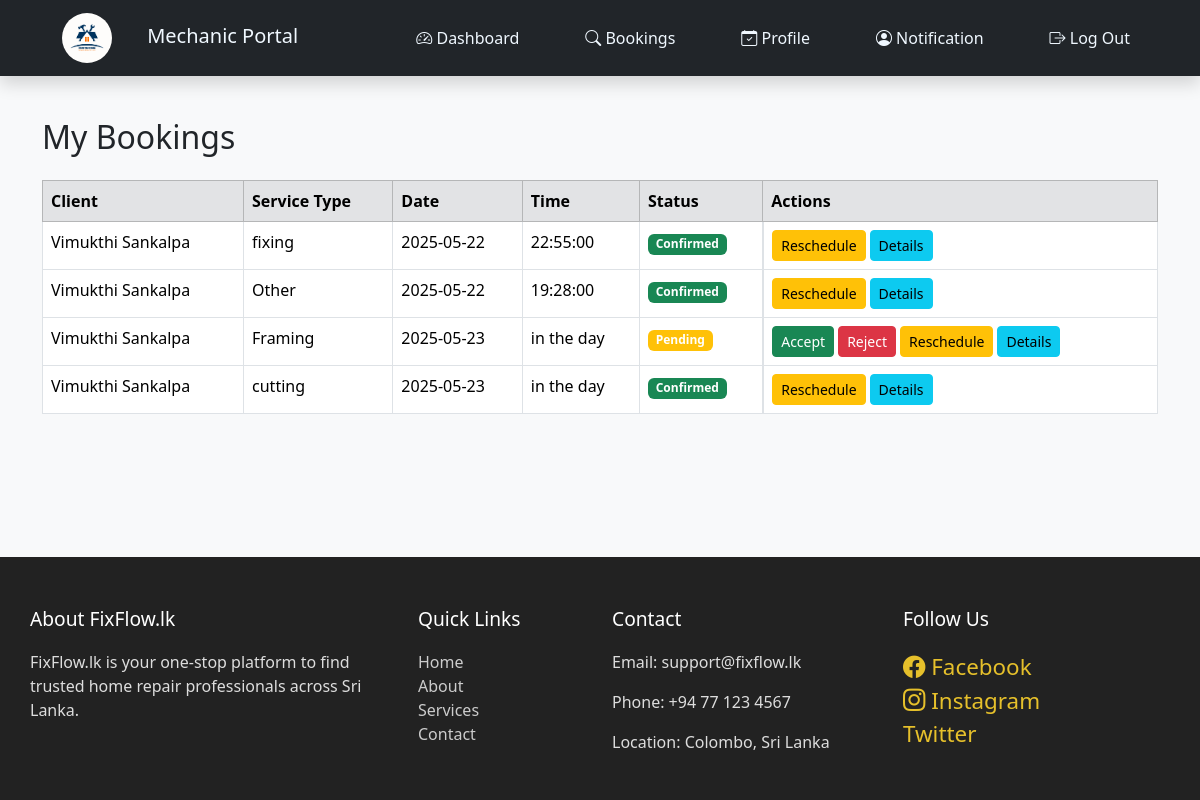
Page /Mechanic/mechanic-booking.php (signed in) on the committed database.
### tables this page shows
CREATE TABLE `bookings` (
  `id` int(11) NOT NULL,
  `client_id` int(11) DEFAULT NULL,
  `mechanic_id` int(11) DEFAULT NULL,
  `service_type` varchar(100) DEFAULT NULL,
  `job_description` varchar(255) NOT NULL,
  `phone` varchar(20) DEFAULT NULL,
  `location` text DEFAULT NULL,
  `preferred_time` varchar(255) DEFAULT NULL,
  `requested_date` date NOT NULL,
  `time_flexibility` enum('yes','no') DEFAULT NULL,
  `status` varchar(255) DEFAULT 'pending',
  `created_at` time NOT NULL DEFAULT current_timestamp(),
  `proposed_date` date DEFAULT NULL,
  `proposed_time` time DEFAULT NULL,
  `reschedule_reason` text DEFAULT NULL,
  `reschedule_requested_at` datetime DEFAULT NULL
);

CREATE TABLE `user_details` (
  `id` int(11) NOT NULL,
  `user_id` int(11) DEFAULT NULL,
  `full_name` varchar(255) DEFAULT NULL,
  `phone` varchar(20) DEFAULT NULL,
  `address` varchar(255) DEFAULT NULL,
  `service_category` varchar(255) DEFAULT NULL,
  `experience` int(11) DEFAULT NULL,
  `skills` text DEFAULT NULL,
  `hourly_rate` decimal(10,2) DEFAULT NULL,
  `first_name` varchar(50) DEFAULT NULL,
  `last_name` varchar(50) DEFAULT NULL,
  `user_role` varchar(50) NOT NULL,
  `profile_image` varchar(255) DEFAULT NULL,
  `province` varchar(100) DEFAULT NULL,
  `district` varchar(100) DEFAULT NULL,
  `city` varchar(100) DEFAULT NULL
);

### Mechanic/mechanic-booking.php (the view, shortened to what this page needs)
<?php
require '../db.php';
$mechanicId = $_SESSION['user_id'];
$sql = "SELECT b.*, u.first_name AS first_name  , u.last_name AS last_name
        FROM bookings b
        JOIN user_details u ON b.client_id = u.user_id
        WHERE b.mechanic_id = ?
        ORDER BY b.created_at DESC";
$stmt = $conn->prepare($sql);
$stmt->bind_param("i", $mechanicId);
$stmt->execute();
$result = $stmt->get_result();
$bookings = [];
while ($row = $result->fetch_assoc()) {
    $bookings[] = $row;
}
?>
<!DOCTYPE html>
<html lang="en">
<head>
    <link href="https://cdn.jsdelivr.net/npm/bootstrap@5.3.0/dist/css/bootstrap.min.css" rel="stylesheet">
</head>
<body class="bg-light">
<div class="container mt-5">
    <h2 class="mb-4">My Bookings</h2>
    <?php if (count($bookings) > 0): ?>
        <div class="table-responsive">
            <table class="table table-bordered bg-white">
                <thead class="table-secondary">
                <tr>
                    <th>Client</th>
                    <th>Service Type</th>
                    <th>Date</th>
                    <th>Time</th>
                    <th>Status</th>
                    <th>Actions</th>
                </tr>
                </thead>
                <tbody>
                <?php foreach ($bookings as $row): ?>
                    <?php
                    $status = $row['status'];
                    $showAcceptReject = $status === 'pending';
                    $showReschedule = in_array($status, ['pending', 'confirmed']);
                    ?>
                    <tr>
                        <td><?= htmlspecialchars($row['first_name'] . " " . $row['last_name']) ?></td>
                        <td><?= htmlspecialchars($row['service_type']) ?></td>
                        <td><?= htmlspecialchars($row['requested_date']) ?></td>
                        <td><?= htmlspecialchars($row['preferred_time']) ?></td>
                        <td>
                            <span class="badge bg-<?= $status === 'pending' ? 'warning' : ($status === 'confirmed' ? 'success' : ($status === 'completed' ? 'primary' : 'secondary')) ?>">
                                <?= ucfirst($status) ?>
                            </span>
                        </td>
                        <td class="d-flex flex-wrap gap-1">
                            <?php if ($showAcceptReject): ?>
                                <form action="booking-accept.php" method="post">
                                    <button type="submit" class="btn btn-sm btn-success">Accept</button>
                                </form>
                                <form action="booking-reject.php" method="post">
                                    <button type="submit" class="btn btn-sm btn-danger">Reject</button>
                                </form>
                            <?php endif; ?>
                            <?php if ($showReschedule): ?>
                                <button class="btn btn-sm btn-warning"
                                        data-bs-toggle="modal" data-bs-target="#rescheduleModal<?= $row['id'] ?>">
                                    Reschedule
                                </button>
                            <?php endif; ?>
                            <button class="btn btn-sm btn-info"
                                    data-bs-toggle="modal" data-bs-target="#detailsModal<?= $row['id'] ?>">
                                Details
                            </button>
                        </td>
                    </tr>
                <?php endforeach; ?>
                </tbody>
            </table>
        </div>
    <?php else: ?>
        <div class="alert alert-info">You have not made any bookings yet.</div>
    <?php endif; ?>
</div>
</body>
</html>

### Mechanic/mechanic-navbar.css (style rules this page uses)
body { margin:0; padding:0; }
.navbar { display:flex; justify-content: center; background-color:black; width:100%; padding:100px; }
.navbar a { text-decoration: none; margin-right:50px; color:aliceblue }
body { padding-top: 70px; }
.navbar-brand img { height: 50px; border-radius: 50px; width:50px; margin-left: 50px; margin-right: 30px; }

### rows in the picture
bookings: user_details.first_name+last_name "Vimukthi Sankalpa", service_type "fixing", requested_date "2025-05-22", preferred_time "22:55:00", status "Confirmed"
bookings: user_details.first_name+last_name "Vimukthi Sankalpa", service_type "Other", requested_date "2025-05-22", preferred_time "19:28:00", status "Confirmed"
bookings: user_details.first_name+last_name "Vimukthi Sankalpa", service_type "Framing", requested_date "2025-05-23", preferred_time "in the day", status "Pending"
bookings: user_details.first_name+last_name "Vimukthi Sankalpa", service_type "cutting", requested_date "2025-05-23", preferred_time "in the day", status "Confirmed"
